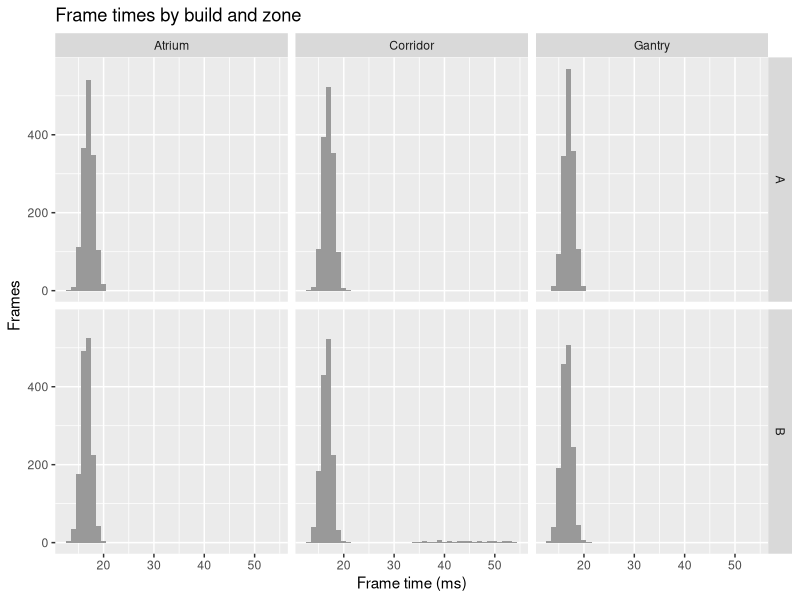

This chart was generated by the following R code:
## ---- chunk 1
#| label: setup
library(readr)
library(dplyr)
library(ggplot2)

sessions <- read_csv("data/tidebreak_sessions.csv", show_col_types = FALSE)
paired   <- read_csv("data/tidebreak_paired.csv", show_col_types = FALSE)
frames   <- read_csv("data/tidebreak_frame_times.csv", show_col_types = FALSE)
raw      <- read_csv("data/tidebreak_sessions_raw.csv",
                     trim_ws = FALSE, show_col_types = FALSE)

nrow(raw)
nrow(sessions)
nrow(paired)
## ---- chunk 2
#| label: ex01
sum(duplicated(raw))
sum(duplicated(raw$session_id))
## ---- chunk 3
#| label: ex02
colSums(is.na(raw))
## ---- chunk 4
#| label: ex03
clean <- raw[!duplicated(raw), ]
nrow(clean)

table(clean$cohort)
clean$cohort <- tolower(trimws(clean$cohort))
table(clean$cohort)
## ---- chunk 5
#| label: ex04
clean_pipe <- raw |>
  filter(!duplicated(raw)) |>
  mutate(cohort = tolower(trimws(cohort)))

identical(clean, clean_pipe)
## ---- chunk 6
#| label: ex05
clean |>
  filter(is.na(session_minutes) | is.na(deaths)) |>
  select(session_id, build, quit_reason, session_minutes, deaths) |>
  arrange(build, quit_reason)
## ---- chunk 7
#| label: ex05-check
#| echo: false
blank_min <- clean[is.na(clean$session_minutes), ]
blank_dth <- clean[is.na(clean$deaths), ]
stopifnot(all(blank_min$build == "A"), all(blank_min$quit_reason == "Frustrated"),
          length(unique(blank_dth$quit_reason)) > 1)
## ---- chunk 8
#| label: ex06
tapply(clean$session_minutes, clean$build, median, na.rm = TRUE)

recorded_a_frustrated <- clean |>
  filter(build == "A", quit_reason == "Frustrated", !is.na(session_minutes))
median(recorded_a_frustrated$session_minutes)

nrow(raw)
nrow(clean)
nrow(clean[complete.cases(clean), ])
## ---- chunk 9
#| label: part-a-bridge
identical(clean$session_id, sessions$session_id)
sum(is.na(sessions$session_minutes))
sum(is.na(sessions$deaths))
## ---- chunk 10
#| label: ex07
sessions %>%
  group_by(build) %>%
  summarise(n      = n(),
            mean   = mean(wrong_turns),
            median = median(wrong_turns),
            sd     = sd(wrong_turns),
            iqr    = IQR(wrong_turns))
## ---- chunk 11
#| label: ex08
result <- t.test(wrong_turns ~ build, data = sessions)
result

result$estimate
result$conf.int
result$p.value
## ---- chunk 12
#| label: ex09
paired_test   <- t.test(paired$wrong_turns_a, paired$wrong_turns_b, paired = TRUE)
unpaired_test <- t.test(paired$wrong_turns_a, paired$wrong_turns_b)

paired_test$conf.int
unpaired_test$conf.int

diff(paired_test$conf.int)
diff(unpaired_test$conf.int)
## ---- chunk 13
#| label: ex10
enjoy <- t.test(enjoyment ~ build, data = sessions)
items <- t.test(items_collected ~ build, data = sessions)

enjoy$conf.int
items$conf.int

tapply(sessions$items_collected, sessions$build, mean)
## ---- chunk 14
#| label: ex11-setup
#| include: false
tt_min  <- t.test(session_minutes ~ build, data = sessions)
not_fr  <- sessions[sessions$quit_reason != "Frustrated", ]
tt_nf   <- t.test(session_minutes ~ build, data = not_fr)
fr_med  <- tapply(sessions$session_minutes[sessions$quit_reason == "Frustrated"],
                  sessions$build[sessions$quit_reason == "Frustrated"], median)
stopifnot(tt_min$p.value < 0.05, diff(tt_min$estimate) > 0,
          tt_nf$p.value > 0.2, abs(diff(fr_med)) < 1)
## ---- chunk 15
#| label: ex11
not_frustrated <- sessions[sessions$quit_reason != "Frustrated", ]
t.test(session_minutes ~ build, data = not_frustrated)

frustrated <- sessions[sessions$quit_reason == "Frustrated", ]
tapply(frustrated$session_minutes, frustrated$build, median)
## ---- chunk 16
#| label: ex12
per_player <- aggregate(wrong_turns ~ player_id + build, data = sessions, FUN = mean)
player_test <- t.test(wrong_turns ~ build, data = per_player)

player_test$conf.int
result$conf.int
paired_test$conf.int
## ---- chunk 17
#| label: challenge
# 1. Navigation: the question Build B was built to answer
t.test(wrong_turns ~ build, data = sessions)

# 2. Did players stay and finish?
table(sessions$build, sessions$quit_reason)
tapply(sessions$completed, sessions$build, mean)

# 3. Did anything get worse?
t.test(enjoyment ~ build, data = sessions)
t.test(score ~ build, data = sessions)

# 4. Performance, which nobody asked about
frames %>%
  group_by(build) %>%
  summarise(fps = 1000 / mean(ms), p99 = quantile(ms, 0.99))

ggplot(frames, aes(x = ms)) +
  geom_histogram(binwidth = 1, fill = "grey60") +
  facet_grid(build ~ zone) +
  labs(title = "Frame times by build and zone", x = "Frame time (ms)", y = "Frames")
## ---- chunk 18
#| label: challenge-numbers
#| echo: false
wt   <- t.test(wrong_turns ~ build, data = sessions)
enj  <- t.test(enjoyment ~ build, data = sessions)
scr  <- t.test(score ~ build, data = sessions)
comp <- round(100 * tapply(sessions$completed, sessions$build, mean))
fr   <- table(sessions$build, sessions$quit_reason)[, "Frustrated"]
p99  <- round(tapply(frames$ms, frames$build, quantile, 0.99), 1)
fps  <- round(1000 / tapply(frames$ms, frames$build, mean))
slow <- frames[frames$ms > 1000 / 30, ]
p_fmt <- function(p) if (p < 0.001) "p < 0.001" else paste("p =", round(p, 2))

stopifnot(wt$p.value < 0.001, enj$p.value > 0.5, scr$p.value > 0.5,
          all(slow$build == "B"), all(slow$zone == "Corridor"),
          comp[["B"]] > comp[["A"]], fr[["B"]] < fr[["A"]],
          fps[["A"]] == fps[["B"]], p99[["B"]] > p99[["A"]])
## ---- chunk 19
#| label: appendix-ttest
t.test(wrong_turns ~ build, data = sessions)
